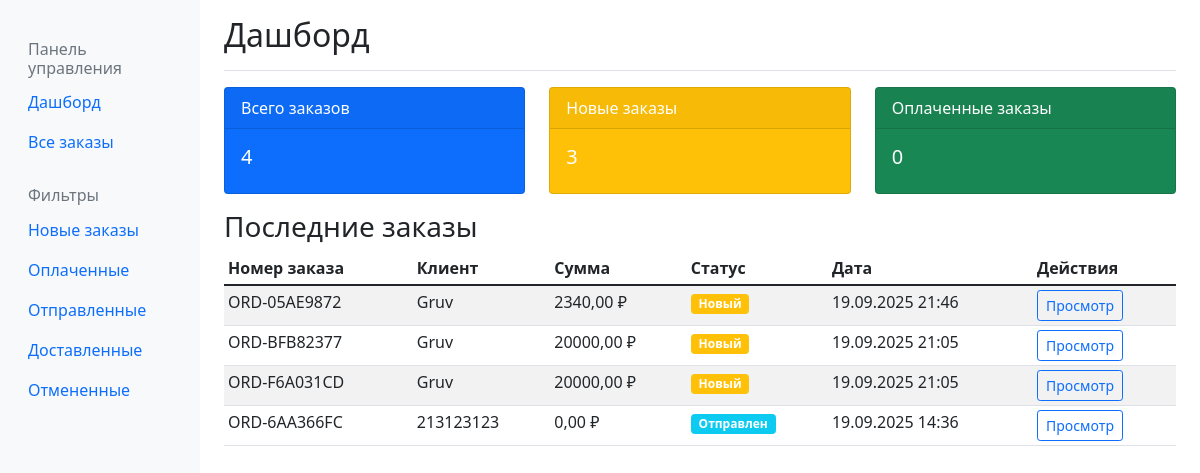
Before: /orders-admin/ (signed in) with the older database file.
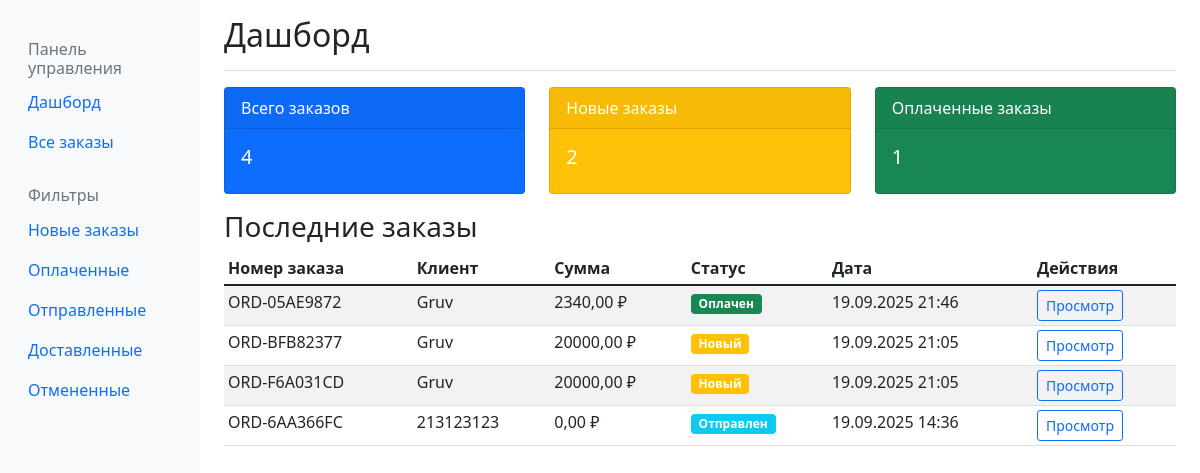
After: the same page with the newer database file.
### orders/models.py (models this page shows, shortened)
class Order(models.Model):
    STATUS_CHOICES = [
        ('new', 'Новый'),
        ('paid', 'Оплачен'),
        ('shipped', 'Отправлен'),
        ('delivered', 'Доставлен'),
        ('cancelled', 'Отменен'),
    ]
    order_number = models.CharField(max_length=20, unique=True, verbose_name="Номер заказа")
    customer_name = models.CharField(max_length=100, verbose_name="Имя клиента")
    customer_email = models.EmailField(verbose_name="Email клиента")
    customer_phone = models.CharField(max_length=20, verbose_name="Телефон клиента")
    delivery_address = models.TextField(verbose_name="Адрес доставки")
    total_amount = models.DecimalField(max_digits=10, decimal_places=2, verbose_name="Сумма заказа")
    status = models.CharField(max_length=20, choices=STATUS_CHOICES, default='new', verbose_name="Статус")
    created_at = models.DateTimeField(auto_now_add=True, verbose_name="Дата создания")
    updated_at = models.DateTimeField(auto_now=True, verbose_name="Дата обновления")
    payment_id = models.CharField(max_length=100, blank=True, verbose_name="ID платежа")
    class Meta:
        verbose_name = "Заказ"
        verbose_name_plural = "Заказы"
        ordering = ['-created_at']

### orders_admin/views.py (the view)
# urls.py: path('', views.dashboard, name='dashboard'),
@login_required
@user_passes_test(is_admin)
def dashboard(request):
    total_orders = Order.objects.count()
    new_orders = Order.objects.filter(status='new').count()
    paid_orders = Order.objects.filter(status='paid').count()
    recent_orders = Order.objects.all()[:10]
    context = {
        'total_orders': total_orders,
        'new_orders': new_orders,
        'paid_orders': paid_orders,
        'recent_orders': recent_orders,
    }
    return render(request, 'orders_admin/dashboard.html', context)

### orders_admin/views.py (called while the page is built)
def is_admin(user):
    return user.is_staff

### orders_admin/templates/orders_admin/dashboard.html (shortened to what this page needs)
{% extends 'orders_admin/base.html' %}
{% block page_title %}Дашборд{% endblock %}
{% block content %}
<div class="row">
    <div class="col-md-4">
        <div class="card text-white bg-primary mb-3">
            <div class="card-header">Всего заказов</div>
            <div class="card-body">
                <h5 class="card-title">{{ total_orders }}</h5>
            </div>
        </div>
    </div>
    <div class="col-md-4">
        <div class="card text-white bg-warning mb-3">
            <div class="card-header">Новые заказы</div>
            <div class="card-body">
                <h5 class="card-title">{{ new_orders }}</h5>
            </div>
        </div>
    </div>
    <div class="col-md-4">
        <div class="card text-white bg-success mb-3">
            <div class="card-header">Оплаченные заказы</div>
            <div class="card-body">
                <h5 class="card-title">{{ paid_orders }}</h5>
            </div>
        </div>
    </div>
</div>
<div class="row">
    <div class="col-12">
        <h3>Последние заказы</h3>
        <div class="table-responsive">
            <table class="table table-striped table-sm">
                <thead>
                    <tr>
                        <th>Номер заказа</th>
                        <th>Клиент</th>
                        <th>Сумма</th>
                        <th>Статус</th>
                        <th>Дата</th>
                        <th>Действия</th>
                    </tr>
                </thead>
                <tbody>
                    {% for order in recent_orders %}
                    <tr>
                        <td>{{ order.order_number }}</td>
                        <td>{{ order.customer_name }}</td>
                        <td>{{ order.total_amount }} ₽</td>
                        <td>
                            <span class="badge bg-{% if order.status == 'new' %}warning{% elif order.status == 'paid' %}success{% elif order.status == 'shipped' %}info{% elif order.status == 'delivered' %}primary{% else %}secondary{% endif %}">
                                {{ order.get_status_display }}
                            </span>
                        </td>
                        <td>{{ order.created_at|date:"d.m.Y H:i" }}</td>
                        <td>
                            <a href="{% url 'orders_admin:order_detail' order.id %}" class="btn btn-sm btn-outline-primary">Просмотр</a>
                        </td>
                    </tr>
                    {% empty %}
                    <tr>
                        <td colspan="6" class="text-center">Нет заказов</td>
                    </tr>
                    {% endfor %}
                </tbody>
            </table>
        </div>
    </div>
</div>
{% endblock %}

### orders_admin/templates/orders_admin/base.html (shortened to what this page needs)
<!DOCTYPE html>
<html lang="ru">
<head>
    <link href="https://cdn.jsdelivr.net/npm/bootstrap@5.1.3/dist/css/bootstrap.min.css" rel="stylesheet">
</head>
<body>
    <div class="container-fluid">
        <div class="row">
            <nav class="col-md-3 col-lg-2 d-md-block sidebar collapse">
                <div class="position-sticky pt-3">
                    <h6 class="sidebar-heading d-flex justify-content-between align-items-center px-3 mt-4 mb-1 text-muted">
                        <span>Панель управления</span>
                    </h6>
                    <ul class="nav flex-column">
                        <li class="nav-item">
                            <a class="nav-link" href="{% url 'orders_admin:dashboard' %}">
                                Дашборд
                            </a>
                        </li>
                        <li class="nav-item">
                            <a class="nav-link" href="{% url 'orders_admin:order_list' %}">
                                Все заказы
                            </a>
                        </li>
                    </ul>
                    <h6 class="sidebar-heading d-flex justify-content-between align-items-center px-3 mt-4 mb-1 text-muted">
                        <span>Фильтры</span>
                    </h6>
                    <ul class="nav flex-column">
                        <li class="nav-item">
                            <a class="nav-link" href="{% url 'orders_admin:order_list' %}?status=new">
                                Новые заказы
                            </a>
                        </li>
                        <li class="nav-item">
                            <a class="nav-link" href="{% url 'orders_admin:order_list' %}?status=paid">
                                Оплаченные
                            </a>
                        </li>
                        <li class="nav-item">
                            <a class="nav-link" href="{% url 'orders_admin:order_list' %}?status=shipped">
                                Отправленные
                            </a>
                        </li>
                        <li class="nav-item">
                            <a class="nav-link" href="{% url 'orders_admin:order_list' %}?status=delivered">
                                Доставленные
                            </a>
                        </li>
                        <li class="nav-item">
                            <a class="nav-link" href="{% url 'orders_admin:order_list' %}?status=cancelled">
                                Отмененные
                            </a>
                        </li>
                    </ul>
                </div>
            </nav>
            <main class="col-md-9 ms-sm-auto col-lg-10 px-md-4 main-content">
                <div class="d-flex justify-content-between flex-wrap flex-md-nowrap align-items-center pt-3 pb-2 mb-3 border-bottom">
                    <h1 class="h2">{% block page_title %}{% endblock %}</h1>
                </div>
                {% block content %}
                {% endblock %}
            </main>
        </div>
    </div>
</body>
</html>

### orders_admin/templates/orders_admin/base.html (style rules this page uses)
.sidebar { min-height: 100vh; background-color: #f8f9fa; }
.main-content { min-height: 100vh; }

Changed rows visible on the page:
changed Order "ORD-05AE9872": status "Новый" → "Оплачен"
Other visible differences:
{{ new_orders }}: "3" → "2"
{{ paid_orders }}: "0" → "1"
